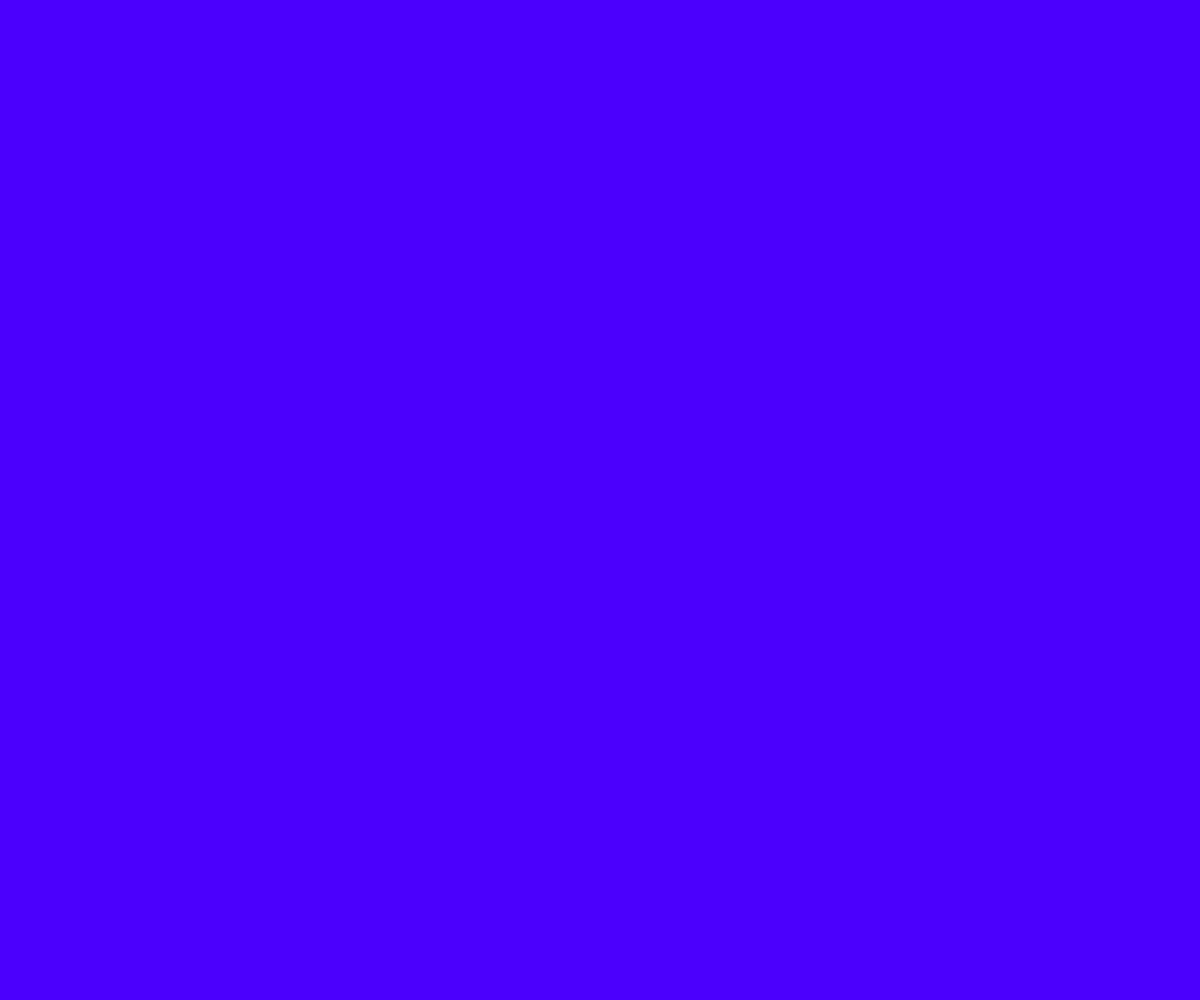
Frame 1 (no input)
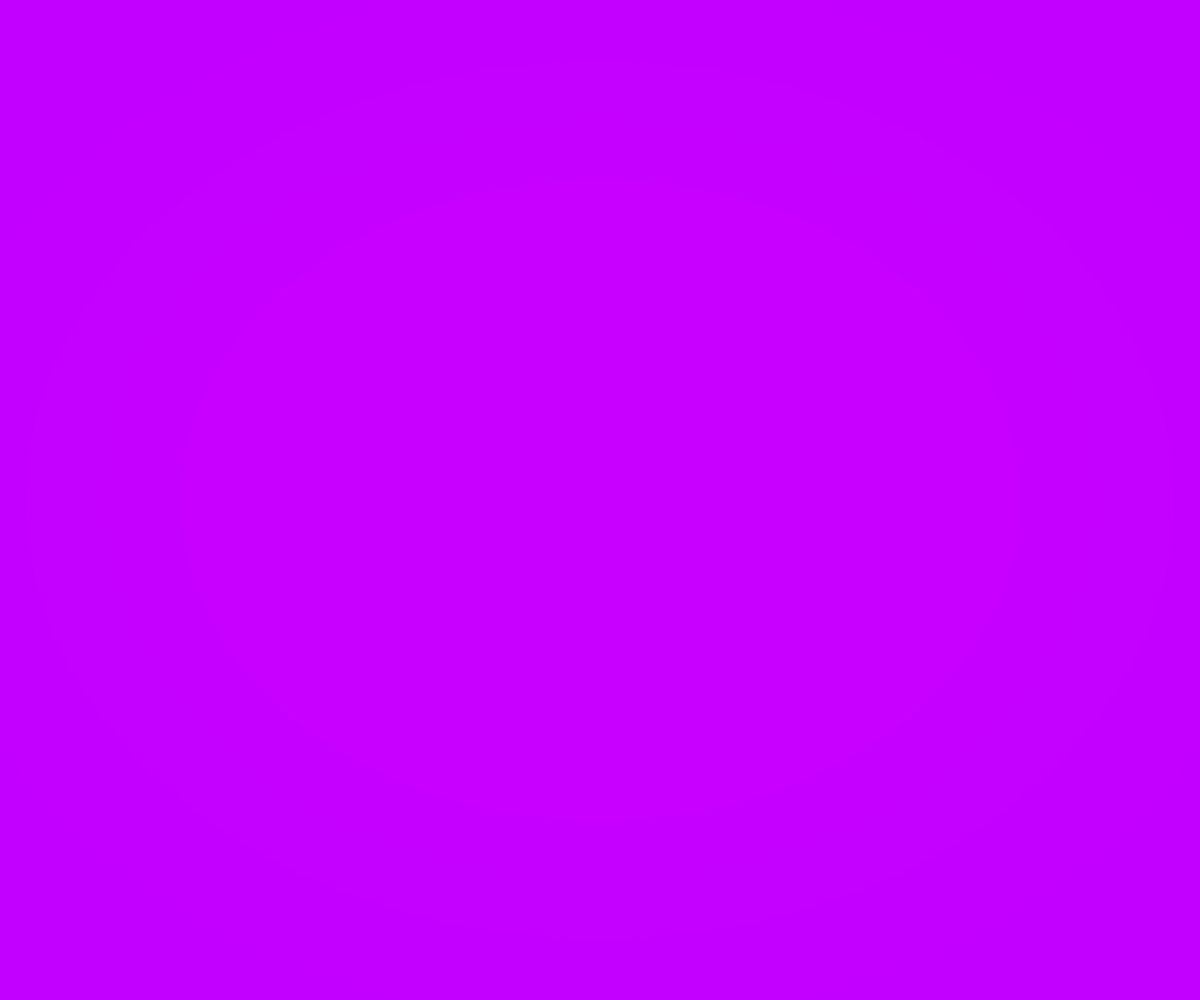
Frame 60 (no input)
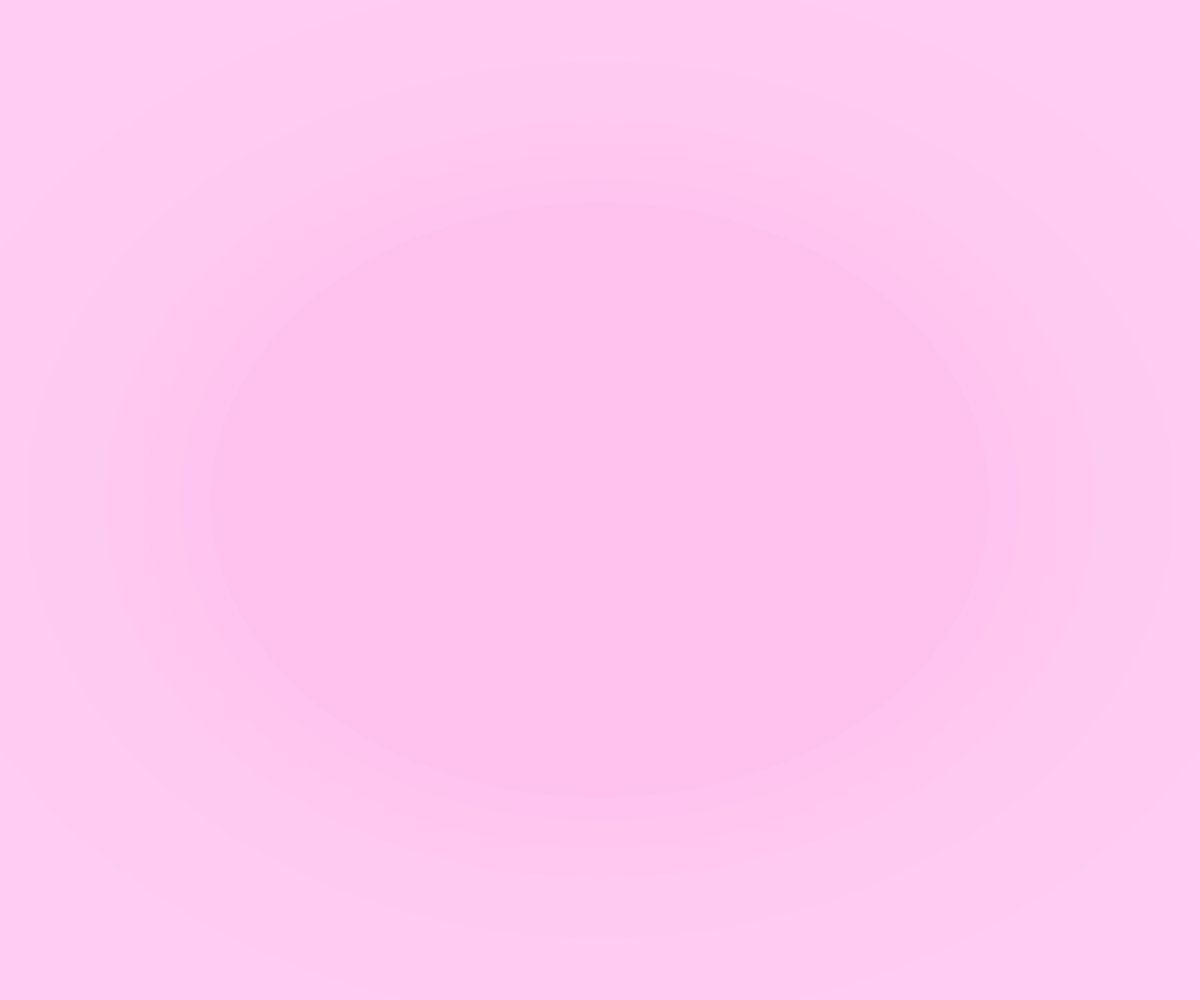
Frame 120 (the mouse pressed at the canvas centre since frame 60)

The p5.js sketch that drew these frames (run headless with seeded random() and noise() and a simulated clock; from frame 60 on, the mouse is pressed at the canvas centre):

// p5.js sketch
// ── sketch.js
var h1;
var h2;
let bright = 0;
var w;
var h;
var maybe;
var slidersat1;
var slidersat2;

function setup () {
  colorMode(HSB, 360, 100, 100);
  noStroke();
  w = windowWidth;
  h = windowHeight;
  createCanvas(w,h);
  background(1);
  h1 = random(0,360);
  h2 = h1;
  // bright = random(75,101)
  framerate = 1;
  // slidersat1 = createSlider(0,100,40);
  // slidersat2 = createSlider(0,100,70);
  // slidersat1.position(w/2 - 100, h - 50);
  // slidersat2.position(w/2 - 100, h - 30);
  // slidersat1.style('width','200px');
  // slidersat2.style('width','200px');
  // slidersat1 = 40;
  // slidersat2 = 70;
}


function draw () {
  let hue1 = (((h1 + frameCount/2.1)%360));
  let hue2 = ((h2 +  frameCount/2)%360);
  let to = color(hue1,(10* w/( mouseX)),100);
  let from = color(hue2,(10 * w/(mouseY)),100);

  let wider = windowWidth/1.1;
  let taller = windowHeight/1.2;
  
  background(to);
  // fill(from);  
  
  fill(lerpColor(from,to,0.95));
  ellipse(w/2, h/2, wider/0.8,taller/0.8);
  
  fill(lerpColor(from,to,0.8));
  ellipse(w/2, h/2, wider/0.95,taller/0.95);
  
  fill(lerpColor(from,to,0.6));
  ellipse(w/2, h/2, wider/1.1,taller/1.1);
  
  fill(lerpColor(from,to,0.4));
  ellipse(w/2, h/2, wider/1.2,taller/1.2);
  
  fill(lerpColor(from,to,0.2));
  ellipse(w/2, h/2, wider/1.3,taller/1.3);
  
  fill(from);  
  ellipse(w/2, h/2, wider/1.4,taller/1.4); 
  
  
  
  
  
  // for (let i = 0; i<11; i++) {
  //   let grade = lerpColor(from,to,0.1);
  //   fill(grade);
  //   ellipse(w/2,h/2,(wider - adder2), (taller - adder2));
    // adder2 = adder2 + 2;
    // adder = adder + 0.1;
  // }
  // for (let i = 0; i<200; i++); {
  //   let grade = lerpColor(from,to,adder);
  //   fill(grade);
  //   ellipse(w/2,h/2,(wider + adder2), (taller + adder2));
  //   adder += 0.01;
  //   adder2 ++;
  //   hue1++;
  //   hue2++;
  // }
  // for (let)
  // for (let i = )
  // for (let i = 300; i == 1; i -1) {
  // let adder = 0.01;
  // fill(lerpColor(from,to,adder));
  // from = color(int((h1 + ((frameCount)/2.5))%360) -1,50, 99);
  // ellipse(w/2,h/2,(w/2)+i,(h/2)+i);
  // adder = adder+ 0.01;
// }
  
}

  // ((red_x + frameCount)%360)
  // ((green_x + frameCount)%360)
  // ((blue_x + frameCount)%360)
